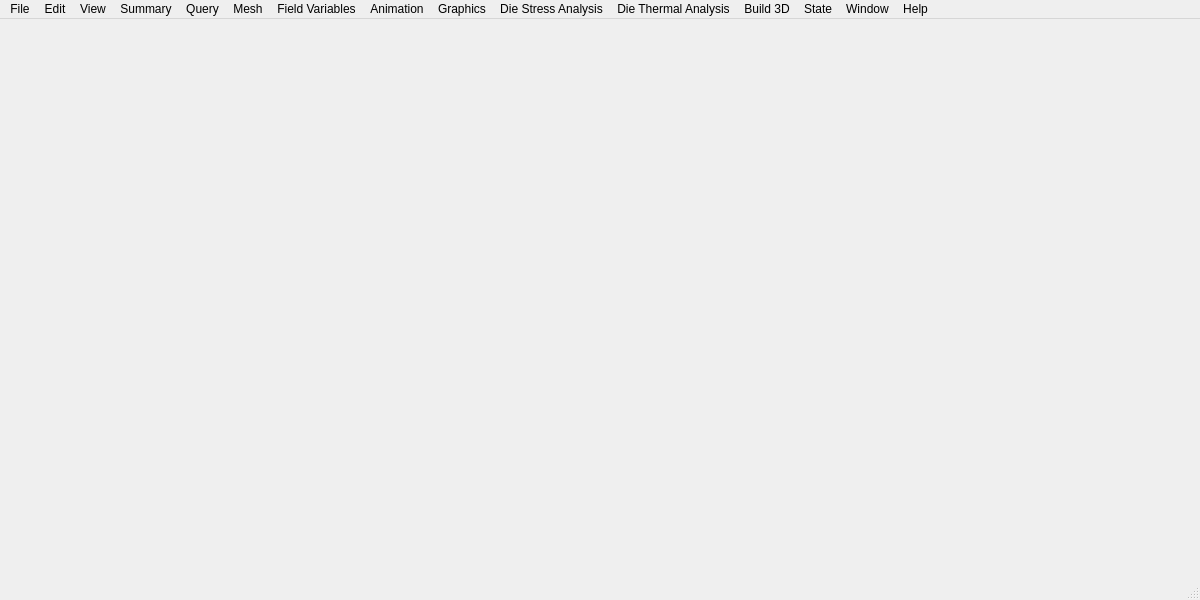
<?xml version="1.0" encoding="UTF-8"?>
<ui version="4.0">
 <class>MainWindow</class>
 <widget class="QMainWindow" name="MainWindow">
  <property name="geometry">
   <rect>
    <x>0</x>
    <y>0</y>
    <width>1200</width>
    <height>600</height>
   </rect>
  </property>
  <property name="windowTitle">
   <string>I-Form</string>
  </property>
  <widget class="QWidget" name="centralwidget"/>
  <widget class="QMenuBar" name="menubar">
   <property name="geometry">
    <rect>
     <x>0</x>
     <y>0</y>
     <width>1200</width>
     <height>20</height>
    </rect>
   </property>
   <widget class="QMenu" name="menuFile">
    <property name="title">
     <string>File</string>
    </property>
    <addaction name="actionWorking_Derectory"/>
    <addaction name="actionPrint"/>
    <addaction name="actionSave"/>
    <addaction name="actionExport_as_DXF"/>
    <addaction name="actionExport_as_ascii"/>
    <addaction name="actionExport_as_RST"/>
    <addaction name="actionExit_Program"/>
   </widget>
   <widget class="QMenu" name="menuEdit">
    <property name="title">
     <string>Edit</string>
    </property>
    <addaction name="actionSelect_Text"/>
    <addaction name="actionSelect_Graphics"/>
    <addaction name="actionSelect_All"/>
    <addaction name="actionCopy"/>
    <addaction name="actionPaste"/>
   </widget>
   <widget class="QMenu" name="menuView">
    <property name="title">
     <string>View</string>
    </property>
    <addaction name="actionSize_To_Fit"/>
    <addaction name="actionFull_Screen"/>
    <addaction name="actionMagnification_Zoom"/>
   </widget>
   <widget class="QMenu" name="menuSummary">
    <property name="title">
     <string>Summary</string>
    </property>
    <addaction name="actionStandard_Options"/>
    <addaction name="actionWorkpiece"/>
    <addaction name="actionDie"/>
   </widget>
   <widget class="QMenu" name="menuQuery">
    <property name="title">
     <string>Query</string>
    </property>
    <addaction name="actionStandard_Options_2"/>
    <addaction name="actionNodes"/>
    <addaction name="actionElements"/>
    <addaction name="actionMinimum_Jacobian"/>
    <addaction name="separator"/>
    <addaction name="actionSpecial_Options"/>
    <addaction name="actionContact_Length_and_Ruler"/>
    <addaction name="actionSurface_Strains"/>
   </widget>
   <widget class="QMenu" name="menuMesh">
    <property name="title">
     <string>Mesh</string>
    </property>
    <addaction name="actionStandard_Options_3"/>
    <addaction name="actionInitial_Mesh"/>
    <addaction name="actionDeformed_Mesh"/>
   </widget>
   <widget class="QMenu" name="menuField_Variables">
    <property name="title">
     <string>Field Variables</string>
    </property>
    <addaction name="actionStandard_Options_4"/>
    <addaction name="actionVelocity_x_r"/>
    <addaction name="actionVelocity_y_z"/>
    <addaction name="actionTotal_Velocity"/>
    <addaction name="separator"/>
    <addaction name="actionForce_x_r"/>
    <addaction name="actionForce_y_z"/>
    <addaction name="actionTotal_Force"/>
    <addaction name="separator"/>
    <addaction name="actionTemperature_Rate"/>
    <addaction name="actionTemperature"/>
    <addaction name="separator"/>
    <addaction name="actionStrain_Rate_x_r"/>
    <addaction name="actionStrain_Rate_y_r"/>
    <addaction name="actionStrain_rate_z_theta"/>
    <addaction name="actionStrain_Rate_xy_rz"/>
    <addaction name="actionEffective_Strain_Rate"/>
    <addaction name="separator"/>
    <addaction name="actionStrain_x_r"/>
    <addaction name="actionStrain_y_r"/>
    <addaction name="actionStrain_z_theta"/>
    <addaction name="actionStrain_xy_rz"/>
    <addaction name="actionEffective_Strain"/>
    <addaction name="actionVolumetric_Strain"/>
    <addaction name="actionStrain_1"/>
    <addaction name="actionStrain_2"/>
    <addaction name="actionStrain_3"/>
    <addaction name="separator"/>
    <addaction name="actionStress_x_r"/>
    <addaction name="actionStress_y_z"/>
    <addaction name="actionStress_z_theta"/>
    <addaction name="actionStress_xy_rz"/>
    <addaction name="actionEffective_Stress"/>
    <addaction name="actionAverage_Stress"/>
    <addaction name="actionStress_1"/>
    <addaction name="actionStress_2"/>
    <addaction name="actionStress3"/>
   </widget>
   <widget class="QMenu" name="menuAnimation">
    <property name="title">
     <string>Animation</string>
    </property>
   </widget>
   <widget class="QMenu" name="menuGraphics">
    <property name="title">
     <string>Graphics</string>
    </property>
   </widget>
   <widget class="QMenu" name="menuDie_Stress_Analysis">
    <property name="title">
     <string>Die Stress Analysis</string>
    </property>
   </widget>
   <widget class="QMenu" name="menuDie_Thermal_Analysis">
    <property name="title">
     <string>Die Thermal Analysis</string>
    </property>
   </widget>
   <widget class="QMenu" name="menuBuild_3D">
    <property name="title">
     <string>Build 3D</string>
    </property>
   </widget>
   <widget class="QMenu" name="menuState">
    <property name="title">
     <string>State</string>
    </property>
   </widget>
   <widget class="QMenu" name="menuWindow">
    <property name="title">
     <string>Window</string>
    </property>
   </widget>
   <widget class="QMenu" name="menuHelp">
    <property name="title">
     <string>Help</string>
    </property>
   </widget>
   <addaction name="menuFile"/>
   <addaction name="menuEdit"/>
   <addaction name="menuView"/>
   <addaction name="menuSummary"/>
   <addaction name="menuQuery"/>
   <addaction name="menuMesh"/>
   <addaction name="menuField_Variables"/>
   <addaction name="menuAnimation"/>
   <addaction name="menuGraphics"/>
   <addaction name="menuDie_Stress_Analysis"/>
   <addaction name="menuDie_Thermal_Analysis"/>
   <addaction name="menuBuild_3D"/>
   <addaction name="menuState"/>
   <addaction name="menuWindow"/>
   <addaction name="menuHelp"/>
  </widget>
  <widget class="QStatusBar" name="statusbar"/>
  <action name="actionWorking_Derectory">
   <property name="text">
    <string>Working Derectory...</string>
   </property>
  </action>
  <action name="actionPrint">
   <property name="text">
    <string>Print...</string>
   </property>
  </action>
  <action name="actionSave">
   <property name="text">
    <string>Save...</string>
   </property>
  </action>
  <action name="actionExport_as_DXF">
   <property name="text">
    <string>Export as DXF...</string>
   </property>
  </action>
  <action name="actionExport_as_ascii">
   <property name="text">
    <string>Export as ascii...</string>
   </property>
  </action>
  <action name="actionExport_as_RST">
   <property name="text">
    <string>Export as RST...</string>
   </property>
  </action>
  <action name="actionExit_Program">
   <property name="text">
    <string>Exit Program</string>
   </property>
  </action>
  <action name="actionSelect_Text">
   <property name="text">
    <string>Select Text</string>
   </property>
  </action>
  <action name="actionSelect_Graphics">
   <property name="text">
    <string>Select Graphics</string>
   </property>
  </action>
  <action name="actionSelect_All">
   <property name="text">
    <string>Select All</string>
   </property>
  </action>
  <action name="actionCopy">
   <property name="text">
    <string>Copy</string>
   </property>
  </action>
  <action name="actionPaste">
   <property name="text">
    <string>Paste</string>
   </property>
  </action>
  <action name="actionSize_To_Fit">
   <property name="text">
    <string>Size To Fit</string>
   </property>
  </action>
  <action name="actionFull_Screen">
   <property name="text">
    <string>Full Screen</string>
   </property>
  </action>
  <action name="actionMagnification_Zoom">
   <property name="text">
    <string>Magnification Zoom</string>
   </property>
  </action>
  <action name="actionStandard_Options">
   <property name="text">
    <string>Standard Options</string>
   </property>
  </action>
  <action name="actionWorkpiece">
   <property name="text">
    <string>Workpiece</string>
   </property>
  </action>
  <action name="actionDie">
   <property name="text">
    <string>Die</string>
   </property>
  </action>
  <action name="actionStandard_Options_2">
   <property name="text">
    <string>Standard Options</string>
   </property>
  </action>
  <action name="actionNodes">
   <property name="text">
    <string>Nodes</string>
   </property>
  </action>
  <action name="actionElements">
   <property name="text">
    <string>Elements</string>
   </property>
  </action>
  <action name="actionMinimum_Jacobian">
   <property name="text">
    <string>Minimum Jacobian</string>
   </property>
  </action>
  <action name="actionSpecial_Options">
   <property name="text">
    <string>Special Options</string>
   </property>
  </action>
  <action name="actionContact_Length_and_Ruler">
   <property name="text">
    <string>Contact Length and Ruler</string>
   </property>
  </action>
  <action name="actionSurface_Strains">
   <property name="text">
    <string>Surface Strains</string>
   </property>
  </action>
  <action name="actionStandard_Options_3">
   <property name="text">
    <string>Standard Options</string>
   </property>
  </action>
  <action name="actionInitial_Mesh">
   <property name="text">
    <string>Initial Mesh</string>
   </property>
  </action>
  <action name="actionDeformed_Mesh">
   <property name="text">
    <string>Deformed Mesh</string>
   </property>
  </action>
  <action name="actionStandard_Options_4">
   <property name="text">
    <string>Standard Options</string>
   </property>
  </action>
  <action name="actionVelocity_x_r">
   <property name="text">
    <string>Velocity x(r)</string>
   </property>
  </action>
  <action name="actionVelocity_y_z">
   <property name="text">
    <string>Velocity y(z)</string>
   </property>
  </action>
  <action name="actionTotal_Velocity">
   <property name="text">
    <string>Total Velocity</string>
   </property>
  </action>
  <action name="actionForce_x_r">
   <property name="text">
    <string>Force x(r)</string>
   </property>
  </action>
  <action name="actionForce_y_z">
   <property name="text">
    <string>Force y(z)</string>
   </property>
  </action>
  <action name="actionTotal_Force">
   <property name="text">
    <string>Total Force</string>
   </property>
  </action>
  <action name="actionTemperature_Rate">
   <property name="text">
    <string>Temperature Rate</string>
   </property>
  </action>
  <action name="actionTemperature">
   <property name="text">
    <string>Temperature</string>
   </property>
  </action>
  <action name="actionStrain_Rate_x_r">
   <property name="text">
    <string>Strain Rate x(r)</string>
   </property>
  </action>
  <action name="actionStrain_Rate_y_r">
   <property name="text">
    <string>Strain Rate y(z)</string>
   </property>
  </action>
  <action name="actionStrain_rate_z_theta">
   <property name="text">
    <string>Strain rate z(theta)</string>
   </property>
  </action>
  <action name="actionStrain_Rate_xy_rz">
   <property name="text">
    <string>Strain Rate xy(rz)</string>
   </property>
  </action>
  <action name="actionEffective_Strain_Rate">
   <property name="text">
    <string>Effective Strain Rate</string>
   </property>
  </action>
  <action name="actionStrain_x_r">
   <property name="text">
    <string>Strain x(r)</string>
   </property>
  </action>
  <action name="actionStrain_y_r">
   <property name="text">
    <string>Strain y(z)</string>
   </property>
  </action>
  <action name="actionStrain_z_theta">
   <property name="text">
    <string>Strain z(theta)</string>
   </property>
  </action>
  <action name="actionStrain_xy_rz">
   <property name="text">
    <string>Strain xy(rz)</string>
   </property>
  </action>
  <action name="actionEffective_Strain">
   <property name="text">
    <string>Effective Strain</string>
   </property>
  </action>
  <action name="actionVolumetric_Strain">
   <property name="text">
    <string>Volumetric Strain</string>
   </property>
  </action>
  <action name="actionStrain_1">
   <property name="text">
    <string>Strain 1</string>
   </property>
  </action>
  <action name="actionStrain_2">
   <property name="text">
    <string>Strain 2</string>
   </property>
  </action>
  <action name="actionStrain_3">
   <property name="text">
    <string>Strain 3</string>
   </property>
  </action>
  <action name="actionStress_x_r">
   <property name="text">
    <string>Stress x(r)</string>
   </property>
  </action>
  <action name="actionStress_y_z">
   <property name="text">
    <string>Stress y(z)</string>
   </property>
  </action>
  <action name="actionStress_z_theta">
   <property name="text">
    <string>Stress z(theta)</string>
   </property>
  </action>
  <action name="actionStress_xy_rz">
   <property name="text">
    <string>Stress xy(rz)</string>
   </property>
  </action>
  <action name="actionEffective_Stress">
   <property name="text">
    <string>Effective Stress</string>
   </property>
  </action>
  <action name="actionAverage_Stress">
   <property name="text">
    <string>Average Stress</string>
   </property>
  </action>
  <action name="actionStress_1">
   <property name="text">
    <string>Stress 1</string>
   </property>
  </action>
  <action name="actionStress_2">
   <property name="text">
    <string>Stress 2</string>
   </property>
  </action>
  <action name="actionStress3">
   <property name="text">
    <string>Stress3</string>
   </property>
  </action>
 </widget>
 <resources/>
 <connections/>
</ui>
